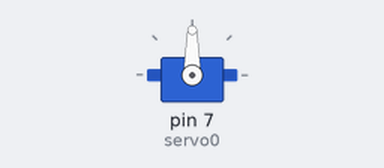
A sketch run on a simulated Arduino Uno, built with avr-gcc and run on an emulated ATmega328P. On the bench: servo.

Above: at 0.05 s.
Timing chart, 0 to 4.6 s (numbered marks = the images above):
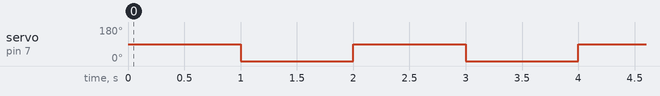

The sketch:

servomotorEjemplo.ino
```cpp
#include <Servo.h>
//servomotor
Servo servo0;

void setup() {
  // put your setup code here, to run once:
  Serial.begin(9600);

  servo0.attach(7);
  //Angulo inicial del servo motor
  servo0.write(0);
}
void loop() {
  // put your main code here, to run repeatedly:
    servo0.write(90);
    delay(1000);
    servo0.write(0);
    delay(1000);
    //Este progama hace que el servo se abra a 90 y 0 grados cada segundo
}
```

Measured:
- by itself, servo on pin 7 (servo0): alternates 90° for 1.0 s and 0° for 1.0 s
